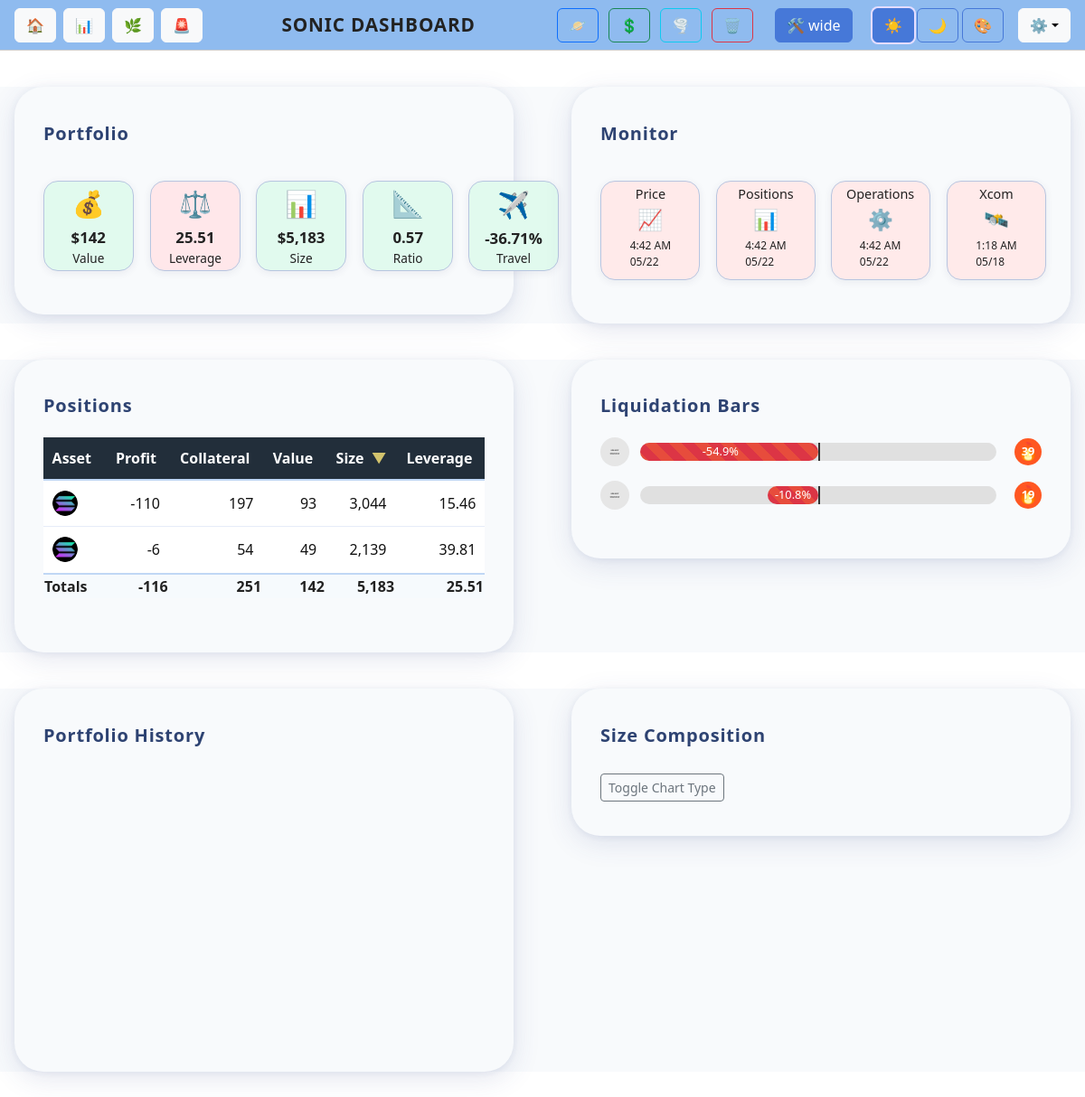
The page /dash on the database its author committed.
### tables this page shows
CREATE TABLE positions (
                    id TEXT PRIMARY KEY,
                    asset_type TEXT,
                    position_type TEXT,
                    entry_price REAL,
                    liquidation_price REAL,
                    travel_percent REAL,
                    value REAL,
                    collateral REAL,
                    size REAL,
                    leverage REAL,
                    wallet_name TEXT,
                    last_updated TEXT,
                    alert_reference_id TEXT,
                    hedge_buddy_id TEXT,
                    current_price REAL,
                    liquidation_distance REAL,
                    heat_index REAL,
                    current_heat_index REAL,
                    pnl_after_fees_usd REAL
                , profit REAL DEFAULT 0.0);

### app/dashboard_bp.py (the view)
@dashboard_bp.route("/dash")
@route_log_alert
def dash_page():
    context = get_dashboard_context(current_app.data_locker)
    return render_template("sonic_dashboard.html", **context)

### templates/sonic_dashboard.html (shortened to what this page needs)
{% extends "base.html" %}
{% block head %}
  <link rel="stylesheet" href="{{ url_for('static', filename='css/sonic_dashboard.css') }}">
  <link rel="stylesheet" href="{{ url_for('static', filename='css/title_bar.css') }}">
  <link rel="stylesheet" href="{{ url_for('static', filename='css/sonic_themes.css') }}">
  <link rel="stylesheet" href="{{ url_for('static', filename='css/liquidation_bars.css') }}">
  <link rel="stylesheet" href="{{ url_for('static', filename='css/dashboard_middle.css') }}">
{% endblock %}
{% block content %}
  {% include "title_bar.html" %}
  {% include "dash_top.html" %}
  {% include "dash_middle.html" %}
  {% include "dash_bottom.html" %}
{% endblock %}

### templates/base.html (shortened to what this page needs)
<!DOCTYPE html>
<html lang="en">
<head>
  {% block head %}{% endblock %}
  <link href="https://cdn.jsdelivr.net/npm/bootstrap@5.3.3/dist/css/bootstrap.min.css" rel="stylesheet">
</head>
<body>
  {% block content %}{% endblock %}
</body>
</html>

### templates/title_bar.html (shortened to what this page needs)
<nav class="title-bar d-flex justify-content-between align-items-center px-3 py-2">
  <div class="left-buttons d-flex gap-2">
    <a class="btn btn-light nav-icon-btn" href="/" title="Home"><span>🏠</span></a>
    <a class="btn btn-light nav-icon-btn" href="/positions" title="Positions"><span>📊</span></a>
    <a class="btn btn-light nav-icon-btn" href="/hedge_calculator" title="Hedge Calculator"><span>🌿</span></a>
    <a class="btn btn-light nav-icon-btn" href="/alerts/alert_config_page" title="Alert Limits"><span>🚨</span></a>
  </div>
  <div class="title-bar-center flex-grow-1 text-center" style="font-size:1.3rem;font-weight:bold;letter-spacing:0.04em;">
    SONIC DASHBOARD
  </div>
  <div class="title-bar-actions d-flex align-items-center gap-2">
    <button class="btn btn-outline-primary cyclone-btn" data-action="sync"   title="Jupiter Sync">🪐</button>
    <button class="btn btn-outline-success cyclone-btn" data-action="market" title="Market Update">💲</button>
    <button class="btn btn-outline-info cyclone-btn"    data-action="full"   title="Full Cycle">🌪️</button>
    <button class="btn btn-outline-danger cyclone-btn"  data-action="wipe"   title="Wipe All">🗑️</button>
    <button id="layoutModeToggle" class="btn btn-outline-primary layout-toggle-btn" title="Switch View Mode">
      🛠 <span id="currentLayoutMode">wide</span>
    </button>
    <div class="theme-toggle-group" id="themeToggleGroup">
      <button class="btn btn-outline-secondary theme-btn" data-theme="light" title="Light Theme">☀️</button>
      <button class="btn btn-outline-secondary theme-btn" data-theme="dark" title="Dark Theme">🌙</button>
      <button class="btn btn-outline-secondary theme-btn" data-theme="funky" title="Funky Theme">🎨</button>
    </div>
    <div class="dropdown ms-2">
      <button class="btn btn-light nav-icon-btn dropdown-toggle" type="button" id="settingsDropdown" data-bs-toggle="dropdown" aria-expanded="false" title="Settings">
        <span>⚙️</span>
      </button>
    </div>
  </div>
</nav>

### templates/dash_top.html
<div class="sonic-section-container sonic-section-top">
  <div class="sonic-content-panel portfolio-panel">
    {% include "portfolio_cards.html" %}
  </div>
  <div class="sonic-content-panel monitor-panel">
    {% include "monitor_cards.html" %}
  </div>
</div>

### templates/portfolio_cards.html (shortened to what this page needs)
<div class="section-title">Portfolio</div>
<div class="card-flex">
    {% for item in status_items %}
      <div class="flip-card">
        <div class="flip-card-inner">
          <div class="flip-card-front status-card {{ item.color }}">
            <div class="icon">{{ item.icon }}</div>
            <div class="value">{{ item.value }}</div>
            <div class="label">{{ item.title }}</div>
          </div>
          <div class="flip-card-back">
            <div class="thresholds">
              <div> Low: {{ thresholds.low }}</div>
              <div> Med: {{ thresholds.medium }}</div>
              <div> High: {{ thresholds.high }}</div>
            </div>
          </div>
        </div>
      </div>
    {% endfor %}
</div>

### templates/monitor_cards.html (shortened to what this page needs)
<div class="section-title">Monitor</div>
<div class="card-flex">
    {% for item in monitor_items %}
      <div class="flip-card">
        <div class="flip-card-inner">
          <div class="flip-card-front status-card monitor-style {{ item.color }}">
              <div class="label">{{ item.title }}</div>
              <div class="icon">{{ item.icon }}</div>
              <div class="value">{{ item.value }}</div>
            </div>
          <div class="flip-card-back">
            {% if item.title == "Price" %}
              <strong>Status:</strong>
              <ul class="mini-list">
                {% for asset in price_monitor_history %}
                  <li>{{ asset.icon }} <span class="text-bold">{{ asset.label }}:</span>
                  </li>
                {% endfor %}
              </ul>
            {% elif item.title == "Positions" %}
              <ul class="mini-list">
                {% for sync in positions_monitor_history %}
                  <li>+{{ sync.imported }} <span style="color:#ffaa1a;">Skipped: {{ sync.skipped }}</span>
                    <span style="color:#d72d36;">Errors: {{ sync.errors }}</span>
                  </li>
                {% endfor %}
              </ul>
            {% elif item.title == "Operations" %}
              <ul class="mini-list">
                {% for op in operations_monitor_history %}
                  <li>
                  </li>
                {% endfor %}
              </ul>
            {% endif %}
          </div>
        </div>
      </div>
    {% endfor %}
</div>

### templates/dash_middle.html
<div class="sonic-section-container sonic-section-middle">
  <div class="sonic-content-panel middle-left">
    {% include "positions_table.html" %}
  </div>
  <div class="sonic-content-panel middle-right">
    {% include "liquidation_bars.html" %}
  </div>
</div>

### templates/positions_table.html (shortened to what this page needs)
<link rel="stylesheet" href="{{ url_for('static', filename='css/dashboard_middle.css') }}">
<div class="section-title">Positions</div>
<div class="positions-table-wrapper">
  <table class="positions-table">
    <thead>
      <tr>
        <th class="sortable left" data-col-index="0">Asset </th>
        <th class="sortable right" data-col-index="1">Profit </th>
        <th class="sortable right" data-col-index="2">Collateral </th>
        <th class="sortable right" data-col-index="3">Value </th>
        <th class="sortable right" data-col-index="4">Size <span class="sort-indicator"></span></th>
        <th class="sortable right" data-col-index="5">Leverage </th>
      </tr>
    </thead>
    <tbody>
      {% if positions %}
        {% for pos in positions|sort(attribute='size', reverse=True) %}
        <tr>
          <td class="left">
            {% if pos.asset_type == 'BTC' %}
              <img src="{{ url_for('static', filename='images/btc_logo.png') }}" alt="BTC" class="asset-icon">
            {% elif pos.asset_type == 'ETH' %}
              <img src="{{ url_for('static', filename='images/eth_logo.png') }}" alt="ETH" class="asset-icon">
            {% elif pos.asset_type == 'SOL' %}
              <img src="{{ url_for('static', filename='images/sol_logo.png') }}" alt="SOL" class="asset-icon">
            {% else %}
              {{ pos.asset_type }}
            {% endif %}
          </td>
          <td class="right">{{ "{:,.0f}".format(pos.pnl_after_fees_usd or 0) }}</td>
          <td class="right">{{ "{:,.0f}".format(pos.collateral or 0) }}</td>
          <td class="right">{{ "{:,.0f}".format(pos.value or 0) }}</td>
          <td class="right">{{ "{:,.0f}".format(pos.size or 0) }}</td>
          <td class="right">{{ "{:,.2f}".format(pos.leverage or 0) }}</td>
        </tr>
        {% endfor %}
      {% else %}
        <tr><td colspan="6" class="no-data">No positions available.</td></tr>
      {% endif %}
    </tbody>
    {% if positions %}
    <tfoot>
      <tr>
        <th class="left">Totals</th>
        <th class="right">{{ "{:,.0f}".format(positions|sum(attribute='pnl_after_fees_usd')) }}</th>
        <th class="right">{{ "{:,.0f}".format(totals.total_collateral or 0) }}</th>
        <th class="right">{{ "{:,.0f}".format(totals.total_value or 0) }}</th>
        <th class="right">{{ "{:,.0f}".format(totals.total_size or 0) }}</th>
        <th class="right">{{ "{:,.2f}".format(totals.avg_leverage or 0) }}</th>
      </tr>
    </tfoot>
    {% endif %}
  </table>
</div>

### templates/liquidation_bars.html
<div class="section-title">Liquidation Bars</div>
  {% if liquidation_positions %}
    {% for pos in liquidation_positions %}
      {% if pos.travel_percent is defined and pos.travel_percent is not none %}
        <div class="liq-row">
          <img
            class="wallet-icon"
            src="{{ url_for('static', filename='images/' + pos.wallet_image) }}"
            alt="{{ pos.wallet }}"
          />
          <div class="liq-progress-bar">
            <div class="liq-bar-container">
              <div class="liq-midline"></div>
              {% set pct = pos.travel_percent|float %}
              {% if pct >= 0 %}
                <div class="liq-bar-fill positive" style="left:50%; width: {{ pct }}%;">
                  <div class="travel-text">{{ pct|round(1) }}%</div>
                </div>
              {% else %}
                <div class="liq-bar-fill negative" style="right:50%; width: {{ pct|abs }}%;">
                  <div class="travel-text">{{ pct|round(1) }}%</div>
                </div>
              {% endif %}
            </div>
            <div class="liq-flame-container">
              🔥
              <span class="heat-index-number">
                {{ pos.heat_index|int if pos.heat_index is defined and pos.heat_index is not none else 'N/A' }}
              </span>
            </div>
          </div>
        </div>
      {% else %}
        <p style="color:red;">⚠️ Skipping a position missing travel_percent</p>
      {% endif %}
    {% endfor %}
  {% else %}
    <p style="color:orange;">⚠️ No liquidation positions to display.</p>
  {% endif %}

### templates/dash_bottom.html (shortened to what this page needs)
<div class="sonic-section-container sonic-section-bottom">
  <div class="sonic-content-panel">
    <div class="section-title">Portfolio History</div>
    <div id="lineChart" style="min-height:300px">Loading...</div>
  </div>
  <div class="sonic-content-panel">
    <div class="section-title">Size Composition</div>
    <button id="togglePieMode" class="btn btn-outline-secondary btn-sm">Toggle Chart Type</button>
  </div>
</div>

### rows shown on the page
positions: pnl_after_fees_usd "-110", collateral "197", value "93", size "3,044", leverage "15.46", {{ pct|abs }} 54.92957746478865 (drawn), pct "-54.9", heat_index "39"
positions: pnl_after_fees_usd "-6", collateral "54", value "49", size "2,139", leverage "39.81", {{ pct|abs }} 10.77694235588987 (drawn), pct "-10.8", heat_index "19"

### other values the page prints
{{ item.icon }} "💰" "⚖️" "📊" "📐" "✈️"
{{ item.value }} "$142" "25.51" "$5,183" "0.57" "-36.71%"
{{ item.title }} "Value" "Leverage" "Size" "Ratio" "Travel"
{{ item.title }} "Price" "Positions" "Operations" "Xcom"
{{ item.icon }} "📈" "📊" "⚙️" "🛰️"
{{ item.value }} "4:42 AM 05/22" "4:42 AM 05/22" "4:42 AM 05/22" "1:18 AM 05/18"
{{ "{:,.0f}".format(positions|sum(attribute='pnl_after_fees_usd')) }} "-116"
{{ "{:,.0f}".format(totals.total_collateral or 0) }} "251"
{{ "{:,.0f}".format(totals.total_value or 0) }} "142"
{{ "{:,.0f}".format(totals.total_size or 0) }} "5,183"
{{ "{:,.2f}".format(totals.avg_leverage or 0) }} "25.51"
